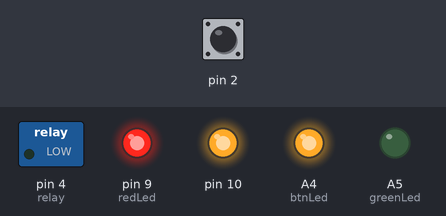
The sketch below on a simulated Arduino Uno, built with avr-gcc and run on an emulated ATmega328P. Shown: switched loads named in the sketch (green lamp = pin HIGH), output pins drawn as LEDs (lit = HIGH). Dashed ring = blinking. Inputs (shaded band) come from the test bench; at power-on: pin 2 HIGH.

Above: at 1.6 s.
1.7 s: pin 2 pulled LOW for 3.2 s
At 2.3 s:
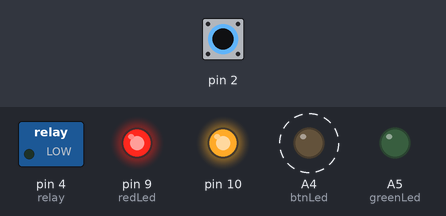
7.1 s: pin 2 pulled LOW for 0.25 s
At 7.6 s:
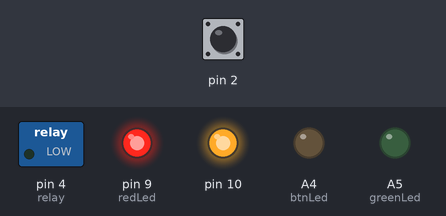
10.3 s: pin 2 pulled LOW for 1 s
At 12.7 s:
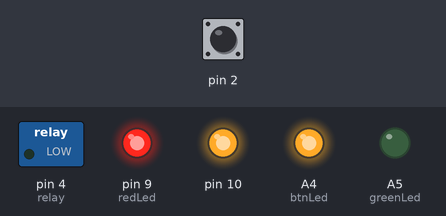
Timing chart, 0 to 14.2 s (numbered marks = the images above; inputs shaded):
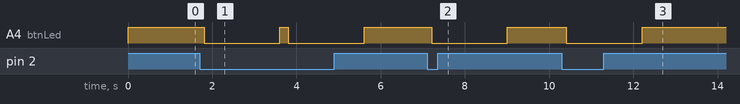

Measured:
- after the input at 1.7 s, A4 (btnLed): alternates HIGH for 0.20 s and LOW for 1.8 s, starting after 0.11 s
- after the input at 7.1 s, A4 (btnLed): HIGH → LOW after 0.11 s, → HIGH 1.8 s later
- after the input at 10.3 s, A4 (btnLed): HIGH → LOW after 0.11 s, → HIGH 1.8 s later

The sketch:

LI-FusesBox.ino
```cpp
#include <SPI.h>
#include <MFRC522.h>
#define redLed 9
#define greenLed A5
#define btnLed A4
#define relay 4

volatile bool state = false;
const byte readersNb = 8;
const byte RST_PIN = A0;          // Configurable, see typical pin layout above
const byte SS_PIN[8] = {3, 5, 8, A3, A2, A1, 7, 6};         // Configurable, see typical pin layout above
//Fuses ID [215218, 23220, 103218, 10352, 183219, 55219, 752, 231169]
String fuses[8] = {"0", "0", "0", "0", "0", "0", "0", "0"};
MFRC522 mfrc522[8];  // Create MFRC522 instance

void setup() {
  pinMode(2, INPUT_PULLUP);
  pinMode(btnLed, OUTPUT);
  digitalWrite(btnLed, 1);
  pinMode(greenLed, OUTPUT);
  digitalWrite(greenLed, 0);
  pinMode(redLed, OUTPUT);
  digitalWrite(redLed, 1);
  pinMode(relay, OUTPUT);
  digitalWrite(relay, 0);
  //Serial.begin(9600);   // Initialize serial communications with the PC
  //while (!Serial);    // Do nothing if no serial port is opened (added for Arduinos based on ATMEGA32U4)
  SPI.begin();      // Init SPI bus
  for (uint8_t i = 0; i < 8; i++){
    mfrc522[i].PCD_Init(SS_PIN[i], RST_PIN);    // Init MFRC522
    mfrc522[i].PCD_SetAntennaGain(mfrc522[i].RxGain_max);
    //mfrc522[i].PCD_DumpVersionToSerial(); // Show details of PCD - MFRC522 Card Reader details
  }

  //Serial.println(F("Scan PICC to see UID, SAK, type, and data blocks..."));
}

void checkReaders(){

  for (int i = 0; i < 8; i++){

    // Look for new cards
    if (mfrc522[i].PICC_IsNewCardPresent() && mfrc522[i].PICC_ReadCardSerial()) {
      //Serial.print("Checking Reader N°");
      //Serial.println(i);
      String fuse_id;
      fuse_id += mfrc522[i].uid.uidByte[0];
      fuse_id += mfrc522[i].uid.uidByte[1];
      //Serial.println(fuse_id);
      fuses[i] = fuse_id;
    }
    delay(50);
  }
}


void loop() {

  if(digitalRead(2) == 0) {
    digitalWrite(btnLed, 0);
    //Serial.println("button pushed");
    for(int i =0; i < 8; i++){
      fuses[i] = "0";
    }
    checkReaders();
    delay(100);
    checkReaders();
    /*Serial.print("[");
    for(int i = 0; i < 8; i++){

      Serial.print(fuses[i]);
      if(i == 7){
        Serial.println("]");
      }
      else {
        Serial.print(", ");
      }
    }*/
    //Fuses ID seq 1 [183219, 103218, 10352, 215218, 752, 55219, 231169, 23220]
    //Fuses ID seq 2 [183219, 23220, 231169, 55219, 752, 215218, 10352, 103218]
    if(fuses[0] == "183219"){
      if(fuses[1] == "103218"){
        if(fuses[2] == "10352"){
          if(fuses[3] == "215218"){
            if(fuses[4] =="752"){
              if(fuses[5] == "55219"){
                if(fuses[6] == "231169"){
                  if(fuses[7] == "23220"){
                    //Serial.println("Seq 01 OK");
                    state = true;
                  }
                  else{
                    state = false;
                  }
                }
                else{
                  state = false;
                }
              }
              else{
                state = false;
              }
            }
            else{
              state = false;
            }
          }
          else{
            state = false;
          }
        }
        else{
          state = false;
        }
      }
      else if(fuses[1] == "23220"){
        if(fuses[2] == "231169"){
          if(fuses[3] == "55219"){
            if(fuses[4] =="752"){
              if(fuses[5] == "215218"){
                if(fuses[6] == "10352"){
                  if(fuses[7] == "103218"){
                    //Serial.println("Seq 02 OK");
                    state = true;
                  }
                  else{
                    state = false;
                  }
                }
                else{
                  state = false;
                }
              }
              else{
                state = false;
              }
            }
            else{
              state = false;
            }
          }
          else{
            state = false;
          }
        }
        else{
          state = false;
        }
      }
      else{
        state = false;
      }
    }
    else{
        state = false;
      }


    delay(500);
    digitalWrite(btnLed, 1);
  }
  if(state == false){
      //Serial.println("Seq error");
      digitalWrite(greenLed, 0);
      digitalWrite(redLed, 1);
      //delay(3000);
      //digitalWrite(redLed, 0);
      digitalWrite(relay, 0);
    }
    else{
      digitalWrite(relay, 1);
      digitalWrite(redLed, 0);
      digitalWrite(greenLed, 1);
      //delay(3000);
      //digitalWrite(relay, 0);
      //digitalWrite(greenLed, 0);
    }
  delay(200);


}
```
